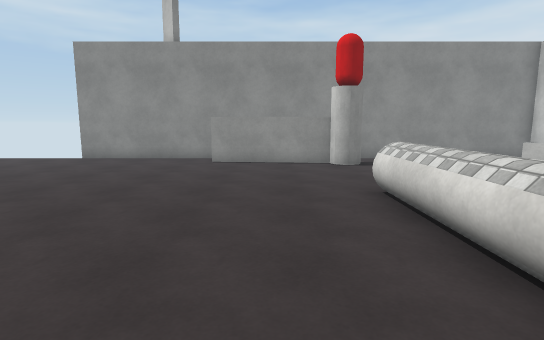
View 1 (above)

17 first-person views from a walk through a Unity game level. The camera is 1.5 m above the floor, tilts 8° down and sees 80° across. The floor is counted in squares, 1 m on a side. Each view is taken from the middle of a square. On the plan, view 1 faces up. The plan holds only what a view shows up to about 15 squares ahead; the rest is blank. The place goes on beyond the plan. The player is left out. Surface patterns are stand-ins for the level's own textures.

View 2
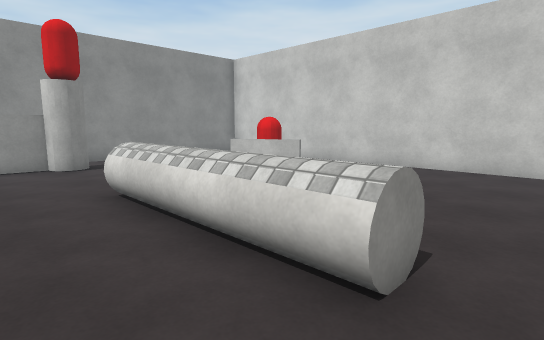

View 3
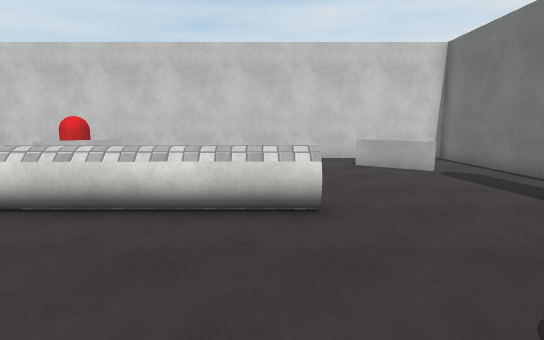

View 4
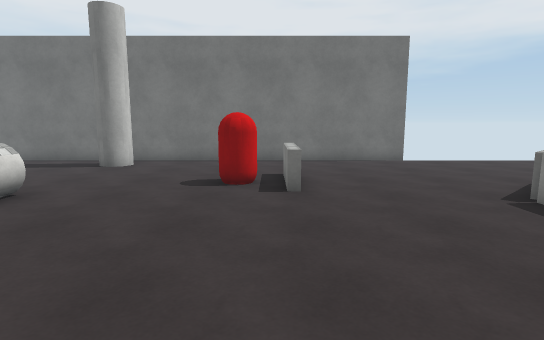

View 5
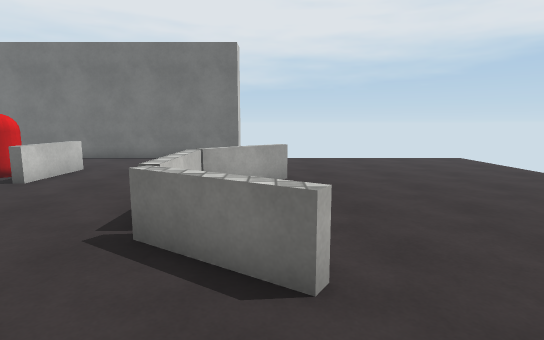

View 6
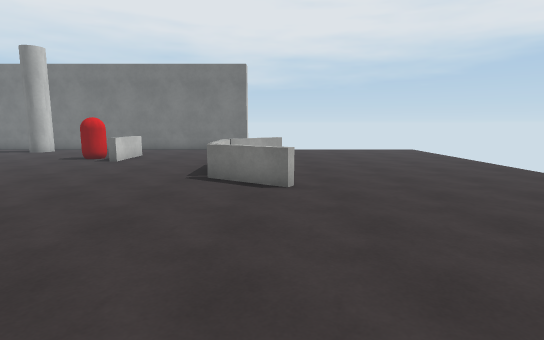

View 7
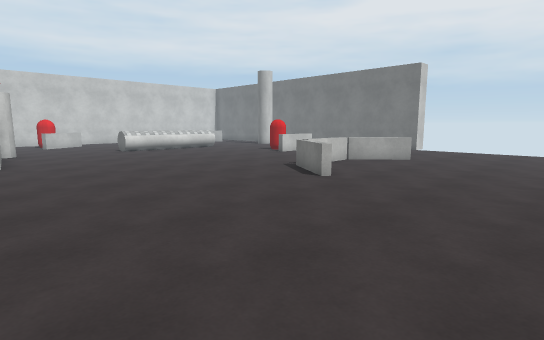

View 8
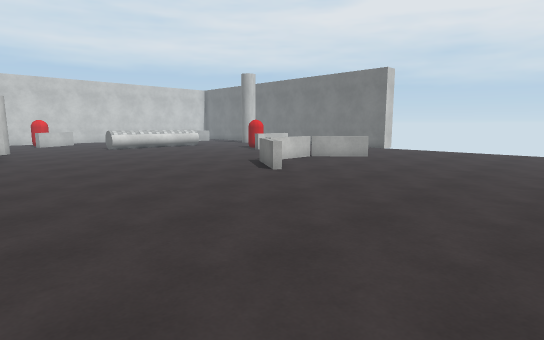

View 9
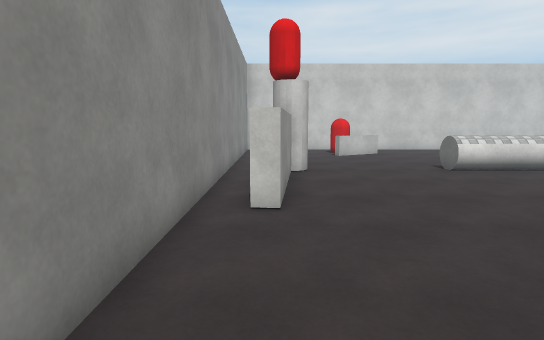

View 10
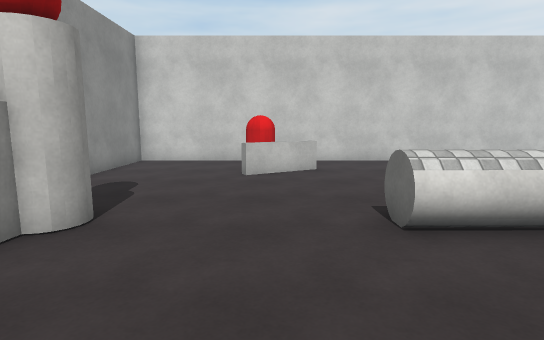

View 11
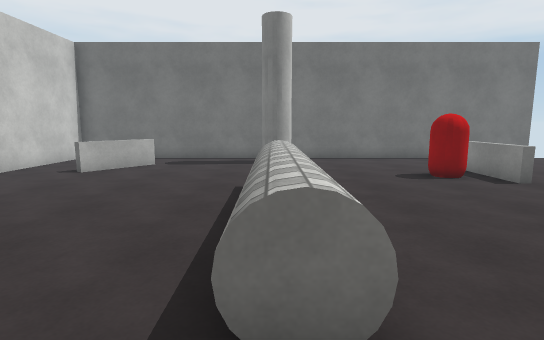

View 12
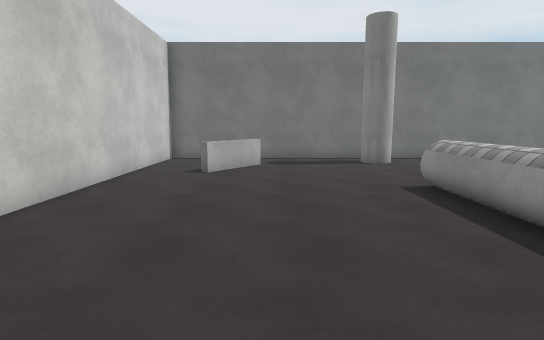

View 13
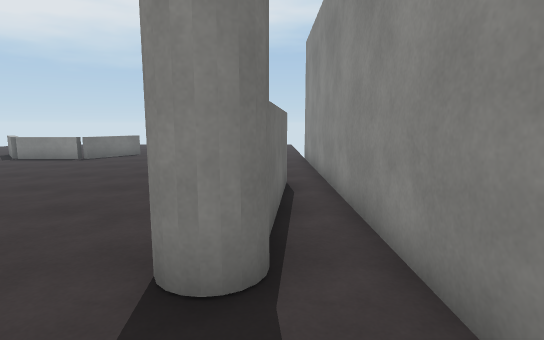

View 14
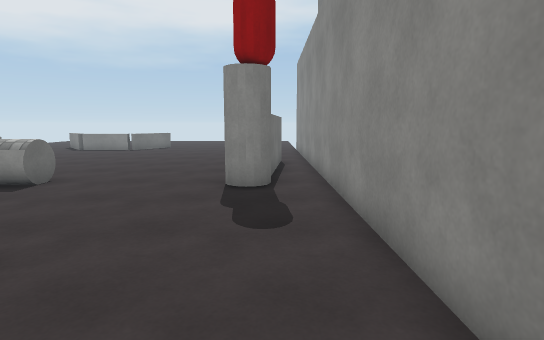

View 15
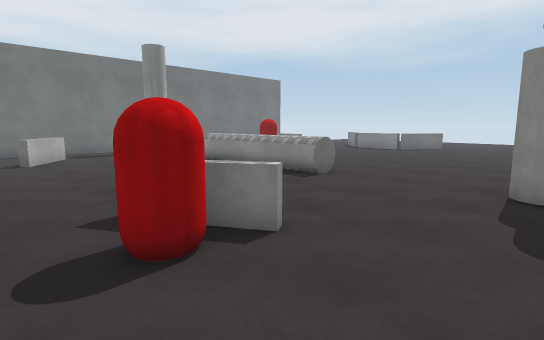

View 16
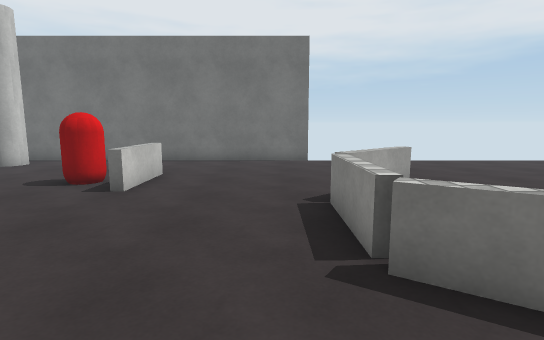

View 17
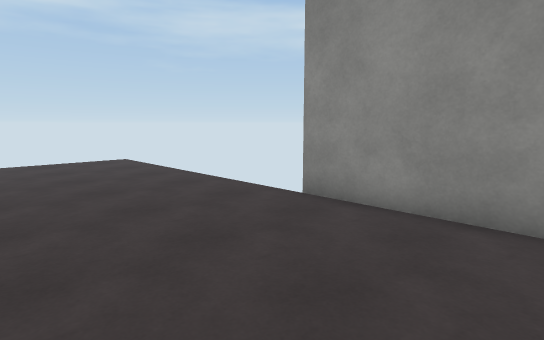

### Floor plan
Points are (right, up) in squares from view 1. A wall is a line through its corners. A room is listed if a view was taken in it or the views show most of it. See-through windows are left out.
Room 1 (views 1, 2, 3, 4, 5, 6, 7, 8, 9, 10, 11, 12, 13, 14, 15, 16, 17)
walls: (2.2, 7.1) (3.3, 7.1); (3.4, 1.2) (2.3, 1.2); (2.3, 12.4) (-2.4, 12.9) (-2.3, 13.4) (1.9, 13); (-8.6, -5.5) (11.5, -5.5) (11.5, 14.5) (-8.5, 14.5)
low walls: (-10.4, 6.3) (-8.1, 4.9) (-8.1, 1.8); (-3.7, -1.9) (-3.7, 0.8) (-3.4, 0.8) (-3.4, -1.5); (2.3, 1.2) (2.2, 7.1); (3.3, 2.5) (3.3, 7.1) (3.4, 1.2); (-10.5, 0) (-8.4, 1.8) (-8.4, 4.5); (7.8, 10) (8.4, 8.9); (8.9, 7.5) (7.5, 9.8); (7.4, -3.2) (9.1, -1)
objects: red capsule (-2, -1) to (-2, 0); cylinder (3, 12) to (3, 13); red capsule (9, 9) to (9, 10)

Where each view was taken, in squares from view 1:
view 1: 0 up, 0 right, facing up
view 2: 0 up, 0 right, facing up-right
view 3: 2 up, 3 left, facing right
view 4: 8 up, 3 left, facing down
view 5: 9 up, 10 left, facing down
view 6: 14 up, 10 left, facing down
view 7: 14 up, 16 left, facing down-right
view 8: 14 up, 18 left, facing down-right
view 9: 13 up, 8 left, facing right
view 10: 9 up, 2 left, facing right
view 11: 9 up, 3 right, facing down
view 12: 9 up, 7 right, facing down
view 13: 13 up, 6 right, facing left
view 14: 13 up, 11 right, facing left
view 15: 13 up, 11 right, facing down-left
view 16: 8 up, 7 left, facing down
view 17: 9 up, 4 left, facing up-left
